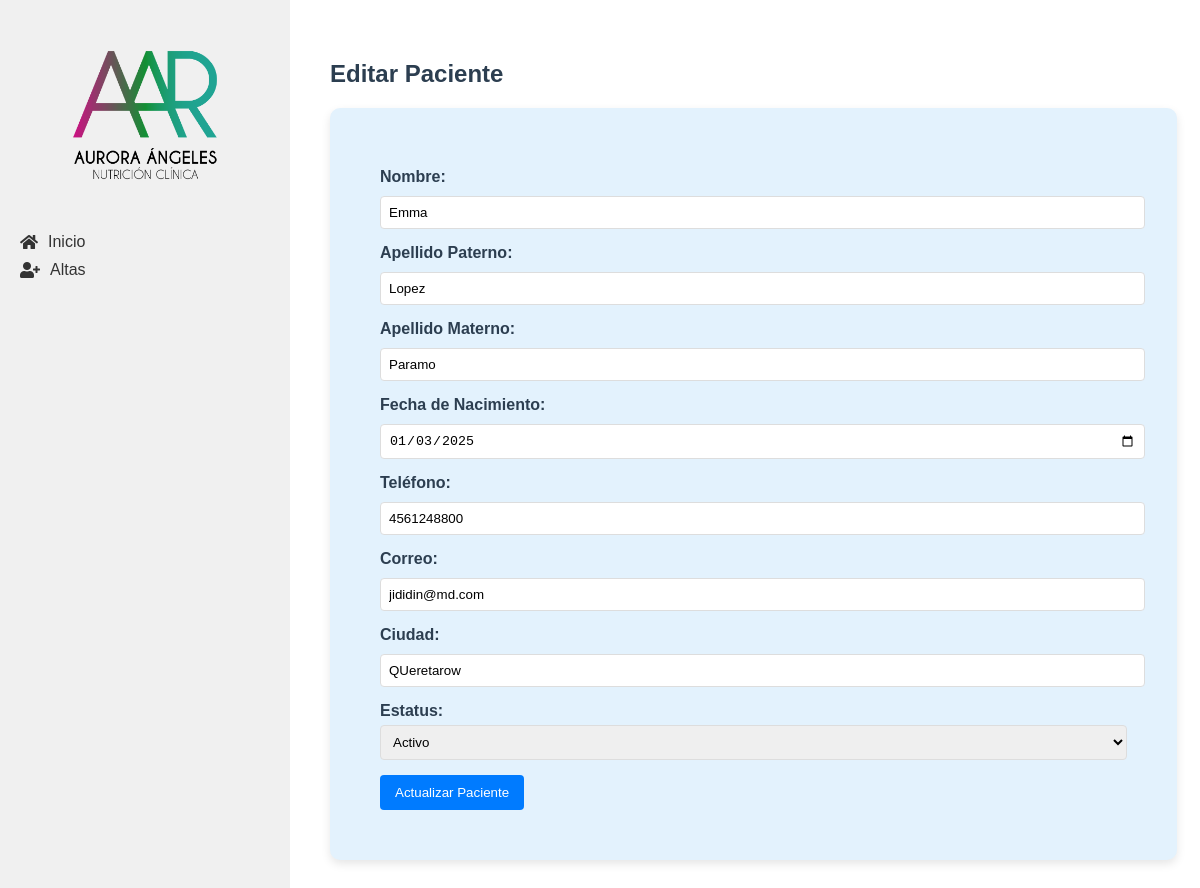
/pacientes/1/editar, run on the app's committed database.
### tables this page shows
CREATE TABLE "pacientes" (
    id INTEGER PRIMARY KEY AUTOINCREMENT,
    nombre TEXT NOT NULL,
    apellido_paterno TEXT NOT NULL,
    apellido_materno TEXT NOT NULL,
    fecha_nacimiento TEXT NOT NULL,
    telefono TEXT,
    correo TEXT UNIQUE NOT NULL,
    ciudad TEXT NOT NULL, `status` TEXT,
    fecha_registro TIMESTAMP DEFAULT CURRENT_TIMESTAMP
);

### app/controllers/pacientes.py (the view, shortened to what this page needs)
@pacientes.route('/pacientes/<int:id>/editar', methods=['GET', 'POST'])
def editar_paciente(id):
    paciente = Paciente.obtener_por_id(id)
    if paciente is None:
        flash('Paciente no encontrado', 'error')
        return redirect(url_for('pacientes.lista_pacientes'))
    return render_template('editar_paciente.html', paciente=paciente)

### app/db.py (called while the page is built)
def get_db():
    if 'db' not in g:
        g.db = sqlite3.connect(
            'pacientes.db',
            detect_types=sqlite3.PARSE_DECLTYPES
        )
        g.db.row_factory = sqlite3.Row
    return g.db

def query_db(query, args=(), one=False):
    cur = get_db().execute(query, args)
    rv = cur.fetchall()
    cur.close()
    return (rv[0] if rv else None) if one else rv

### app/models/paciente.py (called while the page is built)
    @staticmethod
    def obtener_por_id(id):
        return query_db('SELECT * FROM pacientes WHERE id = ?', [id], one=True)

### app/templates/editar_paciente.html (shortened to what this page needs)
{% extends "base.html" %}
{% block content %}
<div class="valoracion-container">
    <h2>Editar Paciente</h2>
    <div class="form-container">
        <form id="formPaciente" action="{{ url_for('pacientes.editar_paciente', id=paciente['id']) }}" method="POST">
            <div class="form-group">
                <label for="nombre" class="form-label">Nombre:</label>
                <input type="text" id="nombre" name="nombre" value="{{ paciente['nombre'] }}" class="form-input" required>
            </div>
            <div class="form-group">
                <label for="apellido_paterno" class="form-label">Apellido Paterno:</label>
                <input type="text" id="apellido_paterno" name="apellido_paterno" value="{{ paciente['apellido_paterno'] }}" class="form-input" required>
            </div>
            <div class="form-group">
                <label for="apellido_materno" class="form-label">Apellido Materno:</label>
                <input type="text" id="apellido_materno" name="apellido_materno" value="{{ paciente['apellido_materno'] }}" class="form-input" required>
            </div>
            <div class="form-group">
                <label for="fecha_nacimiento" class="form-label">Fecha de Nacimiento:</label>
                <input type="date" id="fecha_nacimiento" name="fecha_nacimiento" value="{{ paciente['fecha_nacimiento'] }}" class="form-input" required>
            </div>
            <div class="form-group">
                <label for="telefono" class="form-label">Teléfono:</label>
                <input type="tel" id="telefono" name="telefono" value="{{ paciente['telefono'] }}" class="form-input" required>
            </div>
            <div class="form-group">
                <label for="correo" class="form-label">Correo:</label>
                <input type="email" id="correo" name="correo" value="{{ paciente['correo'] }}" class="form-input" required>
            </div>
            <div class="form-group">
                <label for="ciudad" class="form-label">Ciudad:</label>
                <input type="text" id="ciudad" name="ciudad" value="{{ paciente['ciudad'] }}" class="form-input" required>
            </div>
            <div class="form-group">
                <label for="estatus" class="form-label">Estatus:</label>
                <select id="estatus" name="estatus" class="form-input" required>
                    <option value="activo" {% if paciente['estatus'] == 'activo' %}selected{% endif %}>Activo</option>
                </select>
            </div>
            <button type="submit" class="form-button">Actualizar Paciente</button>
        </form>
    </div>
</div>
{% endblock %}

### app/static/css/style.css (style rules this page uses)
body { font-family: Arial, sans-serif; margin: 0; padding: 0; color: #2c3e50; }
.form-group { margin-bottom: 15px; }
.form-label { display: block; margin-bottom: 5px; }
.form-input { width: 100%; padding: 8px; border: 1px solid #ddd; border-radius: 4px; }
.form-button { background-color: #007bff; color: white; padding: 10px 15px; border: none; border-radius: 4px; cursor: pointer; }
.valoracion-container { max-width: 1200px; margin: 0 auto; padding: 20px; }

### app/static/css/form.css (style rules this page uses)
.form-container { width: 90%; max-width: inherit; margin: auto; padding: 50px; background-color: #e3f2fd; border-radius: 10px; box-shadow: 0px 4px 10px rgba(0, 0, 0, 0.1); }
form label { display: block; margin-top: 10px; font-weight: bold; }
form input { width: 100%; padding: 10px; margin-top: 5px; border: 1px solid #90caf9; border-radius: 5px; }
button { padding: 10px; background-color: #1565c0; color: black; border: none; border-radius: 5px; cursor: pointer; }

### data on the page
pacientes: nombre "Emma", apellido_paterno "Lopez", apellido_materno "Paramo", fecha_nacimiento "01/03/2025", telefono "4561248800", correo "jididin@md.com", ciudad "QUeretarow"
